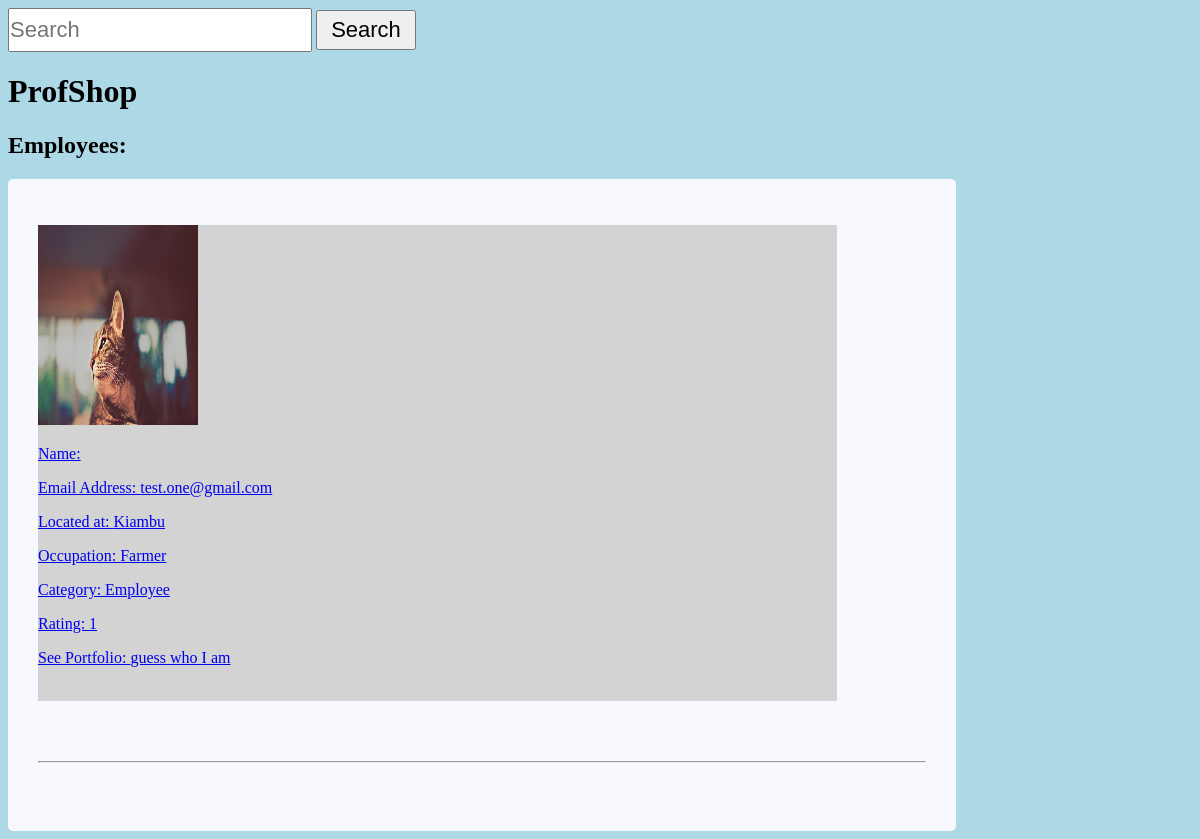
/employee.search.php, run on the app's committed database.
### tables this page shows
CREATE TABLE `employee_details` (
  `employee_id` int(8) NOT NULL,
  `full_names` text NOT NULL,
  `date_of_birth` date NOT NULL,
  `photo` varchar(125) NOT NULL,
  `id_number` int(8) NOT NULL,
  `portfolio` varchar(100) NOT NULL,
  `email_address` varchar(50) NOT NULL,
  `password` varchar(8) NOT NULL,
  `location` varchar(50) NOT NULL,
  `license` varchar(100) NOT NULL,
  `skill` text NOT NULL,
  `phone_number` varchar(15) NOT NULL,
  `category` text NOT NULL,
  `rate` int(1) NOT NULL,
  `comment` varchar(500) NOT NULL
);

### employee.search.php (the view, shortened to what this page needs)
<?php
	include 'header.php';
?>
<form action="employee.search.results.php" method="POST">
	<input type="text" name="employeeSearch" placeholder="Search">
	<button type='submit' name='submit-search'>Search</button>
</form>
<h1>ProfShop</h1>
<h2>Employees:</h2>
<div class = 'admin-list'>
	<?php
		$sql = "SELECT * FROM employee_details";
		$result = mysqli_query($conn, $sql);
		$queryResults = mysqli_num_rows($result);
		if($queryResults > 0) {
			while($row = mysqli_fetch_assoc($result)) {
				echo "<div class='admin-box'><p></p>
					 <a href='employee.profile.php'><form class='profile_preview_form'><img height='200px' width='160px' src='".$row['photo']."'>
					 <p> Name: ".$row['first_name'].
					 $row['last_name']."</p>
					 <p>Email Address: ".$row['email_address']."</p>
					 <p>Located at: ".$row['location']."</p>
					 <p>Occupation: ".$row['skill']."</p>
					 <p>Category: ".$row['category']."</p>
					 <p>Rating: ".$row['rate']."</p>
					 <p>See Portfolio: <a href='admin.php?title=12340003'>".$row['portfolio']."</p></a>
					 <br></form><hr></a>
				</div>"	;
			}
		}
	?>
</div>
</body>
</html>

### style.css (style rules this page uses)
body { background-color: lightblue; }
.admin-list { background-color: ghostwhite; border-radius: 5px; width: 75%; padding: 30px; }
.admin-box { padding-bottom: 30px; }
input { padding: 0px; width: 300px; height: 40px; font-size: 22px; }
button { width: 100px; height: 40px; font-size: 22px; }
.profile_preview_form { width: 90%; margin-right: 50px; margin-bottom: 60px; background-color: lightgrey; }

### data on the page
employee_details: photo (picture), email_address "test.one@gmail.com", location "Kiambu", skill "Farmer", category "Employee", rate "1", portfolio "guess who I am"
